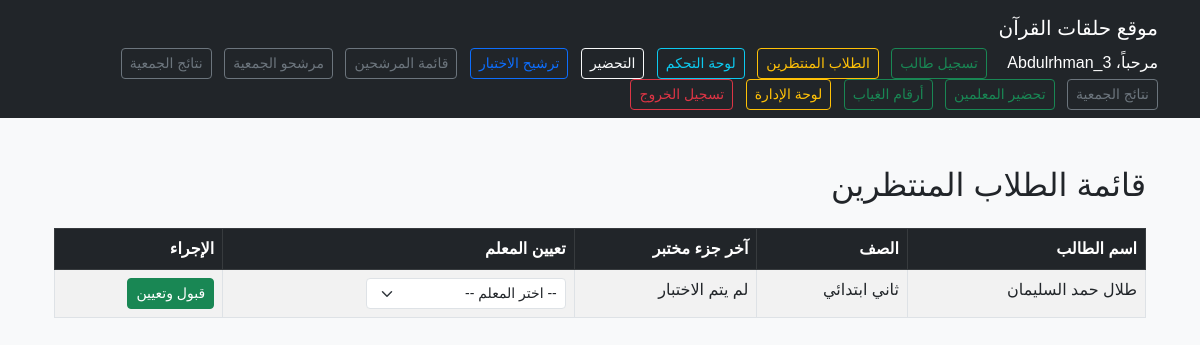
/pending/ (signed in), run on an earlier commit of the app's database.
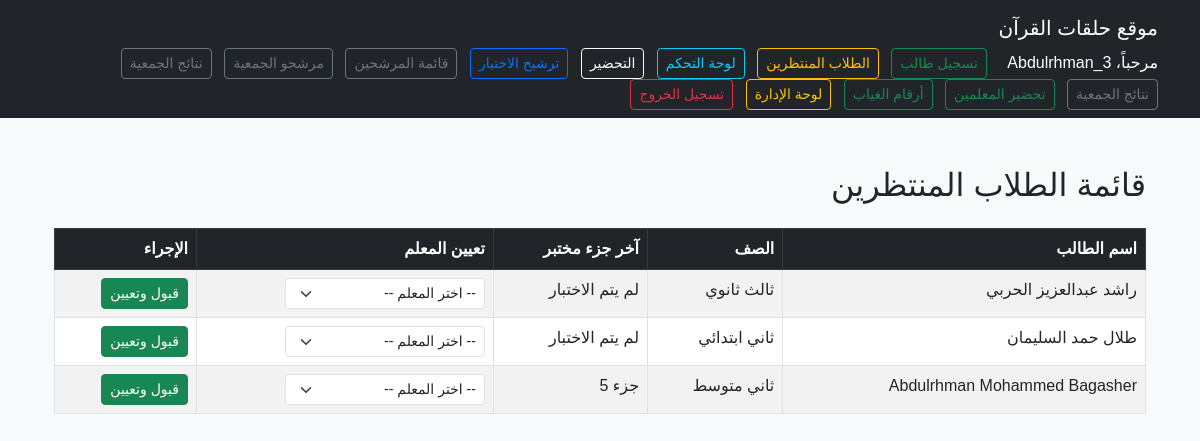
And on a later commit of the database.
### quran_center/models.py (models this page shows, shortened)
class Student(models.Model):
    identity_number = models.CharField(
        max_length=10,
        validators=[id_validator],
        unique=True,
        verbose_name="رقم الهوية"
    )
    GRADE_CHOICES = [
        ('1_pri', 'أول ابتدائي'), ('2_pri', 'ثاني ابتدائي'), ('3_pri', 'ثالث ابتدائي'),
        ('4_pri', 'رابع ابتدائي'), ('5_pri', 'خامس ابتدائي'), ('6_pri', 'سادس ابتدائي'),
        ('1_med', 'أول متوسط'), ('2_med', 'ثاني متوسط'), ('3_med', 'ثالث متوسط'),
        ('1_sec', 'أول ثانوي'), ('2_sec', 'ثاني ثانوي'), ('3_sec', 'ثالث ثانوي'),
        ('uni', 'جامعي'),
    ]
    STATUS_CHOICES = [('منتظر', 'منتظر'), ('منتظم', 'منتظم')]
    full_name = models.CharField(max_length=200, verbose_name="الاسم الثلاثي")
    student_phone = models.CharField(max_length=15, blank=True, null=True, verbose_name="جوال الطالب")
    parent_phone = models.CharField(max_length=15, verbose_name="جوال ولي الأمر")
    identity_number = models.CharField(max_length=10, unique=True, verbose_name="رقم الهوية")
    parent_identity = models.CharField(max_length=10, verbose_name="رقم هوية ولي الأمر")
    grade = models.CharField(max_length=20, choices=GRADE_CHOICES, verbose_name="الصف الدراسي")
    birth_date = models.DateField(verbose_name="تاريخ الميلاد")
    last_tested_part = models.CharField(
        max_length=50,
        choices=LAST_TESTED_PART_CHOICES,
        default='0',
        verbose_name="آخر جزء تم اختباره"
    )
    previous_center = models.CharField(max_length=100, blank=True, null=True, verbose_name="التحفيظ السابق")
    neighborhood = models.CharField(max_length=100, verbose_name="الحي")
    teacher = models.ForeignKey(User, on_delete=models.SET_NULL, null=True, blank=True, verbose_name="المعلم المسؤول")
    status = models.CharField(max_length=20, default='منتظر', choices=STATUS_CHOICES)
    educational_stage = models.CharField(max_length=50, blank=True)
    absence_reset_at = models.DateField(blank=True, null=True, verbose_name="تاريخ تصفير الغياب المؤقت")
    created_at = models.DateTimeField(auto_now_add=True)

### quran_center/views.py (the view, shortened to what this page needs)
# urls.py: path('pending/', views.pending_students, name='pending_students'),
@login_required
def pending_students(request):
    if not is_stage_supervisor(request.user):
        return redirect('home')
    if request.user.is_superuser or user_has_role(request.user, 'supervisor'):
        students = Student.objects.filter(status='منتظر')
    else:
        supervisor = request.user.stage_supervisor
        students = Student.objects.filter(status='منتظر', educational_stage=supervisor.stage)
    teachers = User.objects.filter(
        Q(student__isnull=False) | Q(is_staff=True)
    ).distinct().order_by('username')
    return render(request, 'pending.html', {'students': students, 'teachers': teachers})

### quran_center/templatetags/role_tags.py (called while the page is built)
@register.filter
def has_role(user, role_code):
    if not user or not user.is_authenticated:
        return False
    if user.is_superuser:
        return True
    return UserRole.objects.filter(user=user, role__code=role_code).exists()

### quran_center/views.py (called while the page is built)
def is_stage_supervisor(user):
    return hasattr(user, 'stage_supervisor') or user.is_superuser or user_has_role(user, 'supervisor')

### quran_center/templates/pending.html (shortened to what this page needs)
{% extends "base.html" %} {% block content %}
<div class="container mt-5" dir="rtl">
    <h2 class="mb-4">قائمة الطلاب المنتظرين</h2>
    <table class="table table-bordered table-striped">
        <thead class="table-dark">
            <tr>
                <th>اسم الطالب</th>
                <th>الصف</th>
                <th>آخر جزء مختبر</th>
                <th>تعيين المعلم</th>
                <th>الإجراء</th>
            </tr>
        </thead>
        <tbody>
            {% for student in students %}
            <tr>
                <td>{{ student.full_name }}</td>
                <td>{{ student.get_grade_display }}</td>
                <td>{{ student.get_last_tested_part_display }}</td>
                <td>
                    <form method="post" style="display:inline;" id="form_{{ student.id }}">
                        <select name="teacher_id" class="form-select form-select-sm" style="width: 200px; display: inline-block;">
                            <option value="">-- اختر المعلم --</option>
                        </select>
                </td>
                <td>
                        <button type="submit" class="btn btn-success btn-sm">قبول وتعيين</button>
                </td>
            </tr>
            {% empty %}
            <tr>
                <td colspan="5" class="text-center">لا يوجد طلاب في قائمة الانتظار حالياً.</td>
            </tr>
            {% endfor %}
        </tbody>
    </table>
</div>
{% endblock %}

What changed in the data, as far as the page shows it:
now on this page (row edited): Student: full_name "راشد عبدالعزيز الحربي", grade "ثالث ثانوي", last_tested_part "لم يتم الاختبار"
now on this page (row edited): Student: full_name "Abdulrhman Mohammed Bagasher", grade "ثاني متوسط", last_tested_part "جزء 5"
